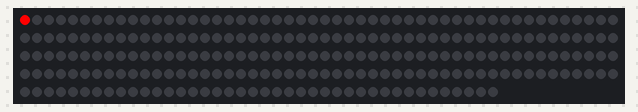
Simulated run of this sketch. Board: Arduino Uno, built with avr-gcc and run on an emulated ATmega328P. Parts: 240 RGB LEDs in strip order, left to right, continuing on the next row. Dim RGB values are drawn brighter than linear; random numbers use the default seed unless the sketch sets one.

Above: at 0.16 s.
At 14.2 s:
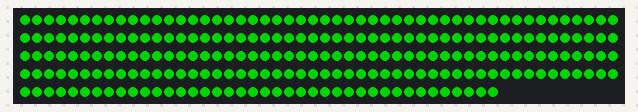
At 19.81 s:
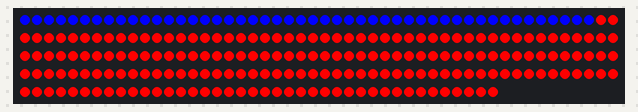
At 23.56 s:
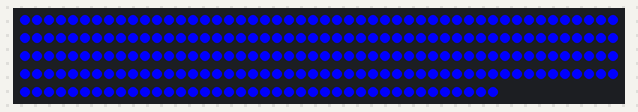
At 29.8 s:
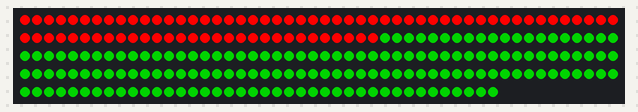
At 39.79 s:
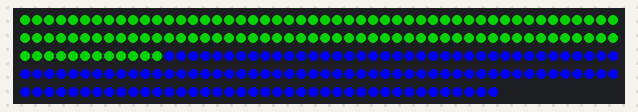

The sketch:

ArduinoMega.ino
```cpp
#include <FastLED.h>
#define NUM_LEDS 240
#define DATA_PIN 6

CRGB leds[NUM_LEDS];

enum colorcode{RED=0, GREEN, BLUE};

void fillAll(CRGB color){
  uint8_t i = 0;
  while(i < NUM_LEDS){
    leds[i] = color; //CHSV(r, g, b);
    i++;
  }
  FastLED.show();
}

void fillOne(CRGB color){
  uint8_t i = 0;
  while(i < NUM_LEDS){
    leds[i] = color; //CHSV(r, g, b);
    FastLED.show();
    delay(10);
    i++;
  }

}

void randomFill(){
  uint8_t i = 0;
  while(i < NUM_LEDS){
    int r = random(3);
    if(r == RED){
      leds[i] = CRGB::Red;
    }else if(r == GREEN){
      leds[i] = CRGB::Green;
    }else{
      leds[i] = CRGB::Blue;
    }
    i++;
  }
  FastLED.show();
}

void rgbLoopAll(int time_delay){
  fillAll(CRGB::Red);
  delay(time_delay);
  fillAll(CRGB::Blue);
  delay(time_delay);
  fillAll(CRGB::Green);
  delay(time_delay);
}

void rgbLoopOne(){
  fillOne(CRGB::Red);
  fillOne(CRGB::Blue);
  fillOne(CRGB::Green);
}

void pulse(uint8_t hue, uint8_t saturation, uint8_t fade_time){
  for(int value = 0; value < 156; value++){
    FastLED.showColor(CHSV(hue, saturation, value));
    delay(fade_time);
  }
  for(int value = 156; value >= 0; value--){
    FastLED.showColor(CHSV(hue, saturation, value));
    delay(fade_time);
  }
}

void startupFade(uint8_t fade_time){
  pulse(HUE_BLUE, 255, fade_time);
  pulse(HUE_RED, 255, fade_time);
  pulse(HUE_GREEN, 255, fade_time);
  pulse(HUE_YELLOW, 255, fade_time);
}

void setup(){
  randomSeed(analogRead(0));
  FastLED.addLeds<NEOPIXEL, DATA_PIN>(leds, NUM_LEDS);
  //startupFade(1);
}

void loop(){
  rgbLoopOne();
  //randomFill();
  //delay(1000);
}
```
